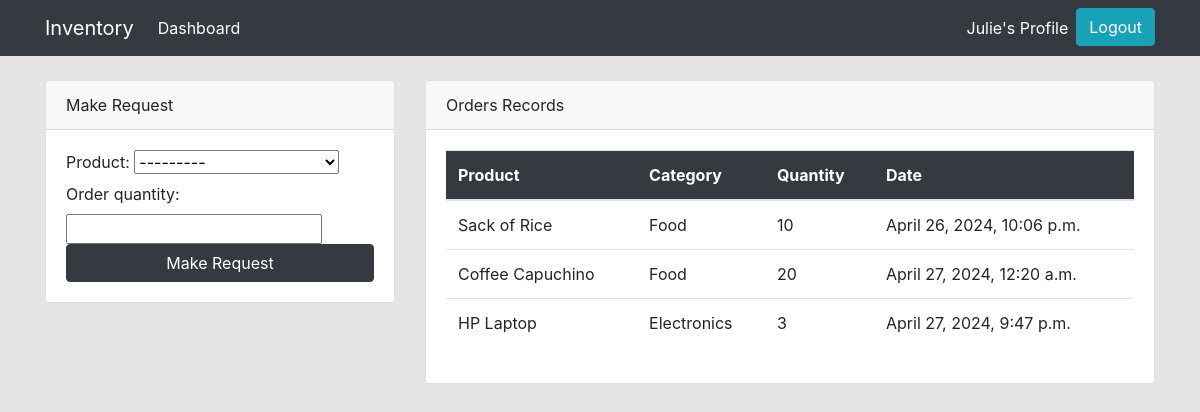
The app's page /dashboard/ (signed in) with its own data.
### dashboard/models.py (models this page shows, shortened)
class Order(models.Model):
    product = models.ForeignKey(Product, on_delete=models.CASCADE, null=True)
    staff = models.ForeignKey(User, models.CASCADE, null=True)
    order_quantity = models.PositiveIntegerField(null=True)
    date = models.DateTimeField(auto_now_add=True)
    class Meta:
        verbose_name_plural = "Order"

class Product(models.Model):
    name = models.CharField(max_length=100, null=True)
    category = models.CharField(max_length=20, choices=CATEGORY, null=True)
    quantity = models.PositiveIntegerField(null=True)
    class Meta:
        verbose_name_plural = "Products"
    def __str__(self):
        return f'{self.name} - {self.quantity}'

### dashboard/views.py (the view)
# urls.py: path('dashboard/', views.index, name='dashboard-index'),
@login_required
def index(request):
    orders = Order.objects.all()
    products = Product.objects.all()
    orders_count = orders.count()
    product_count = products.count()
    workers_count = User.objects.all().count()
    if request.method == 'POST':
        form = OrderForm(request.POST)
        if form.is_valid():
            instance = form.save(commit=False)
            instance.staff = request.user
            instance.save()
            return redirect('dashboard-index')
    else:
        form = OrderForm()
    context = {
        'orders': orders,
        'form': form,
        'products': products,
        'product_count': product_count,
        'workers_count': workers_count,
        'orders_count': orders_count
    }
    return render(request, 'dashboard/index.html', context)

### dashboard/forms.py
class OrderForm(forms.ModelForm):
    class Meta:
        model = Order
        fields = ['product', 'order_quantity']

### templates/dashboard/index.html (shortened to what this page needs)
{% extends 'partials/base.html' %}
{% block content %}
{% if user.is_authenticated and user.is_staff and user.is_superuser %}
{% include 'partials/topnav.html' %}
<div class="container">
    <div class="row my-5">
        <div class="col-md-6">
            <div class="bg-white">
                <canvas id="myChart1" width="400" height="300"></canvas>
                <script>
                    var ctx = document.getElementById('myChart1').getContext('2d');
                    var myChart1 = new Chart(ctx, {
                        type: 'pie',
                        data: {
                            labels: [{% for order in orders %} '{{ order.product.name }}', {% endfor %}],
                            datasets: [{
                                label: 'Orders',
                                data: [{% for order in orders %} {{ order.order_quantity }}, {% endfor %}],
                                backgroundColor: [
                                    'rgba(255, 99, 132, 1)',
                                    'rgba(54, 162, 235, 1)',
                                    'rgba(255, 206, 86, 1)',
                                    'rgba(75, 192, 192, 1)',
                                    'rgba(153, 102, 255, 1)',
                                    'rgba(25, 159, 64, 1)',
                                    'rgba(211, 99, 12, 1)',
                                    'rgba(234, 16, 235, 1)',
                                    'rgba(255, 206, 86, 1)',
                                    'rgba(34, 142, 192, 1)',
                                    'rgba(153, 102, 255, 1)',
                                    'rgba(255, 159, 64, 1)',
                                ],
                                borderColor: [
                                    'rgba(255, 99, 132, 1)',
                                    'rgba(54, 162, 235, 1)',
                                    'rgba(255, 206, 86, 1)',
                                    'rgba(75, 192, 192, 1)',
                                    'rgba(153, 102, 255, 1)',
                                    'rgba(255, 159, 64, 1)',
                                    'rgba(25, 159, 64, 1)',
                                    'rgba(211, 99, 12, 1)',
                                    'rgba(234, 16, 235, 1)',
                                    'rgba(255, 206, 86, 1)',
                                    'rgba(34, 142, 192, 1)',
                                    'rgba(153, 102, 255, 1)',
                                    'rgba(255, 159, 64, 1)',
                                ],
                                borderWidth: 1
                            }]
                        },
                    options: {
                        scales: {
                            yAxes: [{
                                ticks: {
                                    beginAtZero: true
                                }
                            }]
                        }
                    }
                    });
                </script>
            </div>
        </div>
        <div class="col-md-6">
            <div class="bg-white">
                <canvas id="myChart" width="400" height="300"></canvas>
                <script>
                    var ctx = document.getElementById('myChart').getContext('2d');
                    var myChart = new Chart(ctx, {
                        type: 'bar',
                        data: {
                            labels: [{% for product in products %} '{{ product.name }}', {% endfor %}],
                            datasets: [{
                                label: 'Products',
                                data: [{% for product in products %} {{ product.quantity }}, {% endfor %}],
                                backgroundColor: [
                                    'rgba(75, 192, 192, 1)',
                                    'rgba(153, 102, 255, 1)',
                                    'rgba(255, 159, 64, 1)',
                                    'rgba(25, 159, 64, 1)',
                                    'rgba(211, 99, 12, 1)',
                                    'rgba(234, 16, 235, 1)',
                                    'rgba(255, 206, 86, 1)',
                                    'rgba(34, 142, 192, 1)',
                                    'rgba(153, 102, 255, 1)',
                                    'rgba(255, 159, 64, 1)',
                                    'rgba(255, 99, 132, 1)',
                                    'rgba(54, 162, 235, 1)',
                                    'rgba(255, 206, 86, 1)',
                                    'rgba(75, 192, 192, 1)',
                                    'rgba(153, 102, 255, 1)',
                                    'rgba(255, 159, 64, 1)'
                                ],
                                borderColor: [
                                    'rgba(75, 192, 192, 1)',
                                    'rgba(153, 102, 255, 1)',
                                    'rgba(255, 159, 64, 1)',
                                    'rgba(25, 159, 64, 1)',
                                    'rgba(211, 99, 12, 1)',
                                    'rgba(234, 16, 235, 1)',
                                    'rgba(255, 206, 86, 1)',
                                    'rgba(34, 142, 192, 1)',
                                    'rgba(153, 102, 255, 1)',
                                    'rgba(255, 159, 64, 1)',
                                    'rgba(255, 99, 132, 1)',
                                    'rgba(54, 162, 235, 1)',
                                    'rgba(255, 206, 86, 1)',
                                    'rgba(75, 192, 192, 1)',
                                    'rgba(153, 102, 255, 1)',
                                    'rgba(255, 159, 64, 1)'
                                ],
                                borderWidth: 1
                            }]
                        },
                    options: {
                        scales: {
                            yAxes: [{
                                ticks: {
                                    beginAtZero: true
                                }
                            }]
                        }
                    }
                    });
                </script>
            </div>
        </div>
    </div>
</div>
{% else %}
{% include 'dashboard/staff_index.html' %}
{% endif %}
{% endblock %}

### templates/partials/nav.html (shortened to what this page needs)
<nav class="navbar navbar-expand-lg navbar-dark bg-dark">
  {% if user.is_authenticated %}
  <div class="container">
      <a class="navbar-brand text-white" href="{% url 'dashboard-index' %}">Inventory</a>
      <div class="collapse navbar-collapse" id="navbarSupportedContent">
          <ul class="navbar-nav mr-auto">
              <li class="nav-item active">
                  <a class="nav-link text-white" href="{% url 'dashboard-index' %}">Dashboard </a>
              </li>
          </ul>
          <ul class="navbar-nav ml-auto">
              <li class="nav-item active">
                  <a class="nav-link text-white" href="{% url 'user-profile' %}">{{ user.username }}'s Profile
                      <span class="sr-only">(current)</span></a>
              </li>
              <li class="nav-item">
                  <form action="{% url 'user-logout' %}" method="post">
                    <input class="btn btn-info btn-block" type="submit" value="Logout">
                </form>
              </li>
          </ul>
          {% endif %}
      </div>
  </div>
</nav>

### templates/dashboard/staff_index.html (shortened to what this page needs)
{% load crispy_forms_tags %}
<div class="container">
    <div>
        <div class="row mt-4">
            <div class="col-md-4">
                <div class="card">
                    <div class="card-header">
                        Make Request
                    </div>
                    <div class="card-body">
                        <form method="post">
                            {{ form }}
                            <input class="btn btn-dark btn-block" type="submit" value="Make Request">
                        </form>
                    </div>
                </div>
            </div>
            <div class="col-md-8">
                <div class="card">
                    <div class="card-header">
                        Orders Records
                    </div>
                    <div class="card-body">
                        <table class="table bg-white">
                            <thead class="bg-dark text-white">
                                <tr>
                                    <th scope="col">Product</th>
                                    <th scope="col">Category</th>
                                    <th scope="col">Quantity</th>
                                    <th scope="col">Date</th>
                                </tr>
                            </thead>
                            <tbody>
                                {% for order in orders %}
                                {% if order.staff == user %}
                                <tr>
                                    <td>{{order.product.name }}</td>
                                    <td>{{ order.product.category }}</td>
                                    <td>{{ order.order_quantity }}</td>
                                    <td>{{ order.date }}</td>
                                </tr>
                                {% endif %}
                                {% endfor %}
                            </tbody>
                        </table>
                    </div>
                </div>
            </div>
        </div>
    </div>
</div>

### static/style.css (style rules this page uses)
body { background: rgb(230, 227, 227); }

### records on screen
Order: product.name "Sack of Rice", product.category "Food", order_quantity "10", date "April 26, 2024, 10:06 p.m."
Order: product.name "Coffee Capuchino", product.category "Food", order_quantity "20", date "April 27, 2024, 12:20 a.m."
Order: product.name "HP Laptop", product.category "Electronics", order_quantity "3", date "April 27, 2024, 9:47 p.m."

### other values on screen
{{ user.username }} "Julie"
